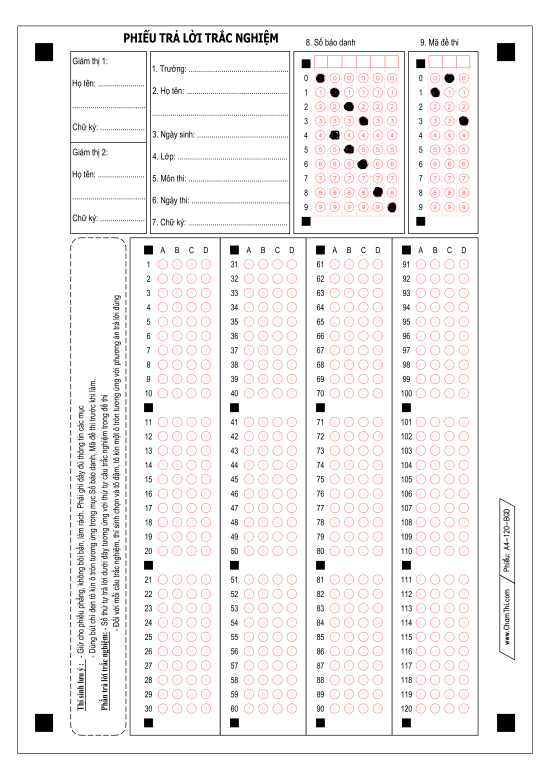
#> input picture template_use.png, 1653 x 2339 px (shown at 1/3 size)
$ python main.py
#> lines starting #> are read from the running program, lines starting #| are printed output that depends on the picture; after the words box and inside, x2 and y2 are one past the last pixel; in counts of white or black regions, pixels touching at a corner belong together
import cv2
import numpy as np

width = 720
height = 1018
min_area = width / 10

image = cv2.imread('template_use.png', 0)
#> image: shape (2339, 1653); min 0, max 255, mean 243.2
image = cv2.resize(image, (width, height))
#> image: shape (1018, 720)
blank_image = np.zeros((height, width, 3), np.uint8)
contours, _ = cv2.findContours(image, cv2.RETR_LIST, cv2.CHAIN_APPROX_NONE)
#> contours = 258 contours, 199 with area under 20; largest, box (x1, y1, x2, y2) and area: (0, 0, 720, 1018) 731223, (649, 931, 674, 956) 574, (45, 931, 70, 956) 574, (649, 56, 674, 80) 550, (45, 56, 70, 80) 550
box_rect = []
for idx, con in enumerate(contours):
    area = cv2.contourArea(con)
    x, y, w, h = cv2.boundingRect(con)
    if min_area < area < width and int(w / h) < 3:
        if w * h - (h * 2.5) < area:
            box_rect.append((x, y, w, h))
            cv2.drawContours(blank_image, contours, idx, (255, 255, 255), thickness=1)
#> this loop made 258 passes
#> (area, x, y, w, h) on passes 1 to 3: (119, 525, 938, 12, 12), (119, 413, 938, 12, 12), (130, 300, 938, 13, 12)
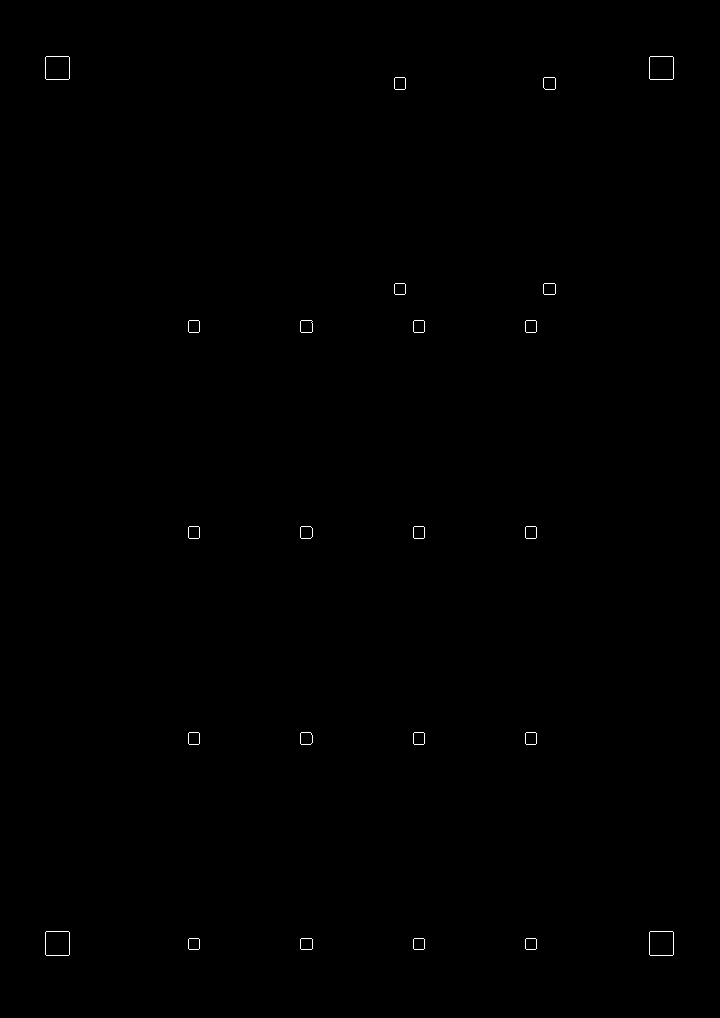
#> blank_image: shape (1018, 720, 3); 0.16% white in thin lines or dots, all inside (x1, y1, x2, y2) = (45, 56, 674, 956)
#> after the loop, box_rect = 24 items, first 6: (525, 938, 12, 12), (413, 938, 12, 12), (300, 938, 13, 12), (188, 938, 12, 12), (649, 931, 25, 25), (45, 931, 25, 25)


def sort_box(box):
    return box[2] * box[3]

box_rect = sorted(box_rect, key=sort_box)
#> box_rect = 24 items, first 6: (525, 938, 12, 12), (413, 938, 12, 12), (188, 938, 12, 12), (394, 283, 12, 12), (300, 938, 13, 12), (525, 732, 12, 13)
four_max_box = box_rect[-4:]
#> four_max_box = [(649, 56, 25, 24), (45, 56, 25, 24), (649, 931, 25, 25), (45, 931, 25, 25)]
w_max_average = int(np.average(list(map(lambda box: box[2], four_max_box))))
#> w_max_average = 25
h_max_average = int(np.average(list(map(lambda box: box[3], four_max_box))))
#> h_max_average = 24
box_rect = sorted(box_rect, key=lambda box: box[1])
#> box_rect = 24 items, first 6: (649, 56, 25, 24), (45, 56, 25, 24), (394, 77, 12, 13), (543, 77, 13, 13), (394, 283, 12, 12), (543, 283, 13, 12)
_, _, w_min, h_min = list(sorted(box_rect, key=lambda box: box[2]))[0]
#> w_min = 12; h_min = 13


print(w_max_average, h_max_average, w_min, h_min)
#| 25 24 12 13
# lấy tọa độ điểm để, cắt ảnh
sbd = box_rect[2][0], box_rect[2][1], box_rect[5][0], box_rect[5][1]
#> sbd = (394, 77, 543, 283)
ma_de = box_rect[3][0], box_rect[3][1], box_rect[0][0], box_rect[5][1]
#> ma_de = (543, 77, 649, 283)
cau_1_den_10 = box_rect[8][0], box_rect[8][1], box_rect[13][0], box_rect[13][1]
#> cau_1_den_10 = (188, 320, 300, 526)
cau_11_den_20 = box_rect[12][0], box_rect[12][1], box_rect[17][0], box_rect[17][1]
#> cau_11_den_20 = (188, 526, 300, 732)
cau_21_den_30 = box_rect[16][0], box_rect[16][1], box_rect[23][0], box_rect[23][1]
#> cau_21_den_30 = (188, 732, 300, 938)
cau_31_den_40 = box_rect[9][0], box_rect[9][1], box_rect[11][0], box_rect[12][1]
#> cau_31_den_40 = (300, 320, 413, 526)
cau_41_den_50 = box_rect[13][0], box_rect[13][1], box_rect[15][0], box_rect[15][1]
#> cau_41_den_50 = (300, 526, 413, 732)
cau_51_den_60 = box_rect[17][0], box_rect[17][1], box_rect[21][0], box_rect[21][1]
#> cau_51_den_60 = (300, 732, 413, 938)
cau_61_den_70 = box_rect[7][0], box_rect[7][1], box_rect[10][0], box_rect[10][1]
#> cau_61_den_70 = (413, 320, 525, 526)
cau_71_den_80 = box_rect[11][0], box_rect[11][1], box_rect[14][0], box_rect[14][1]
#> cau_71_den_80 = (413, 526, 525, 732)
cau_81_den_90 = box_rect[15][0], box_rect[15][1], box_rect[20][0], box_rect[20][1]
#> cau_81_den_90 = (413, 732, 525, 938)
cau_91_den_100 = box_rect[6][0], box_rect[6][1], box_rect[0][0], box_rect[10][1]
#> cau_91_den_100 = (525, 320, 649, 526)
cau_101_den_110 = box_rect[10][0], box_rect[10][1], box_rect[0][0], box_rect[14][1]
#> cau_101_den_110 = (525, 526, 649, 732)
cau_111_den_120 = box_rect[14][0], box_rect[14][1], box_rect[0][0], box_rect[20][1]
#> cau_111_den_120 = (525, 732, 649, 938)
# cắt ảnh
x1, y1, x2, y2 = sbd
#> x1 = 394; y1 = 77; x2 = 543; y2 = 283
cv2.imwrite('extra/sbd.png', image[y1 + h_min:y2, x1 + int(w_min * 1.4):x2 - int(w_min * 1.8)])
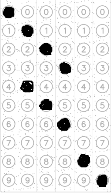
#> saved as sbd.png: shape (193, 112); min 0, max 255, mean 232.3
x1, y1, x2, y2 = ma_de
#> x1 = 543; x2 = 649
cv2.imwrite('extra/ma_de.png', image[y1 + h_min:y2, x1 + int(w_min * 1.4):x2 - int(w_max_average * 1.4)])
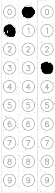
#> saved as ma_de.png: shape (193, 55); min 0, max 255, mean 236.3
x1, y1, x2, y2 = cau_1_den_10
#> x1 = 188; y1 = 320; x2 = 300; y2 = 526
cv2.imwrite('extra/cau_1_den_10.png', image[y1 + int(h_min * 1.3):y2 - int(h_min * 0.3), x1 + int(w_min * 1.4)
            : x2 - int(w_min * 1.9)])
x1, y1, x2, y2 = cau_11_den_20
#> y1 = 526; y2 = 732
cv2.imwrite('extra/cau_11_den_20.png', image[y1 + int(h_min * 1.3):y2 - int(h_min * 0.3), x1 + int(w_min * 1.4)
            : x2 - int(w_min * 1.9)])
x1, y1, x2, y2 = cau_21_den_30
#> y1 = 732; y2 = 938
cv2.imwrite('extra/cau_21_den_30.png', image[y1 + int(h_min * 1.3):y2 - int(h_min * 0.3), x1 + int(w_min * 1.4)
            : x2 - int(w_min * 1.9)])
x1, y1, x2, y2 = cau_31_den_40
#> x1 = 300; y1 = 320; x2 = 413; y2 = 526
cv2.imwrite('extra/cau_31_den_40.png', image[y1 + int(h_min * 1.3):y2 - int(h_min * 0.3), x1 + int(w_min * 1.4)
            : x2 - int(w_min * 1.9)])
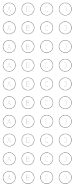
#> saved as cau_31_den_40.png: shape (187, 75); min 177, max 255, mean 247.9
x1, y1, x2, y2 = cau_41_den_50
#> y1 = 526; y2 = 732
cv2.imwrite('extra/cau_41_den_50.png', image[y1 + int(h_min * 1.3):y2 - int(h_min * 0.3), x1 + int(w_min * 1.4)
            : x2 - int(w_min * 1.9)])
x1, y1, x2, y2 = cau_51_den_60
#> y1 = 732; y2 = 938
cv2.imwrite('extra/cau_51_den_60.png', image[y1 + int(h_min * 1.3):y2 - int(h_min * 0.3), x1 + int(w_min * 1.4)
            : x2 - int(w_min * 1.9)])
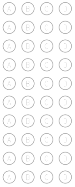
#> saved as cau_51_den_60.png: shape (187, 75); min 178, max 255, mean 247.9
x1, y1, x2, y2 = cau_61_den_70
#> x1 = 413; y1 = 320; x2 = 525; y2 = 526
cv2.imwrite('extra/cau_61_den_70.png', image[y1 + int(h_min * 1.3):y2 - int(h_min * 0.3), x1 + int(w_min * 1.4)
            : x2 - int(w_min * 1.9)])
x1, y1, x2, y2 = cau_71_den_80
#> y1 = 526; y2 = 732
cv2.imwrite('extra/cau_71_den_80.png', image[y1 + int(h_min * 1.3):y2 - int(h_min * 0.3), x1 + int(w_min * 1.4)
            : x2 - int(w_min * 1.9)])
x1, y1, x2, y2 = cau_81_den_90
#> y1 = 732; y2 = 938
cv2.imwrite('extra/cau_81_den_90.png', image[y1 + int(h_min * 1.3):y2 - int(h_min * 0.3), x1 + int(w_min * 1.4)
            : x2 - int(w_min * 1.9)])
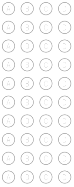
#> saved as cau_81_den_90.png: shape (187, 74); min 178, max 255, mean 247.9
x1, y1, x2, y2 = cau_91_den_100
#> x1 = 525; y1 = 320; x2 = 649; y2 = 526
cv2.imwrite('extra/cau_91_den_100.png', image[y1 + int(h_min * 1.3):y2 - int(h_min * 0.3), x1 + int(w_min * 1.4)
            : x2 - int(w_min * 2.9)])
x1, y1, x2, y2 = cau_101_den_110
#> y1 = 526; y2 = 732
cv2.imwrite('extra/cau_101_den_110.png', image[y1 + int(h_min * 1.3):y2 - int(h_min * 0.3), x1 + int(w_min * 1.4)
            : x2 - int(w_min * 2.9)])
x1, y1, x2, y2 = cau_111_den_120
#> y1 = 732; y2 = 938
cv2.imwrite('extra/cau_111_den_120.png', image[y1 + int(h_min * 1.3):y2 - int(h_min * 0.3), x1 + int(w_min * 1.4)
            : x2 - int(w_min * 2.9)])

# cv2.imshow('dap an2',image[y1:y2, x1:x2])

for idx, box in enumerate(box_rect):
    x, y, w, h = box
    cv2.putText(blank_image, str(idx), (x, y), cv2.FONT_HERSHEY_SIMPLEX,
                0.4, (0, 0, 255),
                1)
#> this loop made 24 passes
#> (x, y, w, h) on passes 1 to 12: (649, 56, 25, 24), (45, 56, 25, 24), (394, 77, 12, 13), (543, 77, 13, 13), (394, 283, 12, 12), (543, 283, 13, 12), (525, 320, 12, 13), (413, 320, 12, 13), (188, 320, 12, 13), (300, 320, 13, 13), (525, 526, 12, 13), (413, 526, 12, 13)
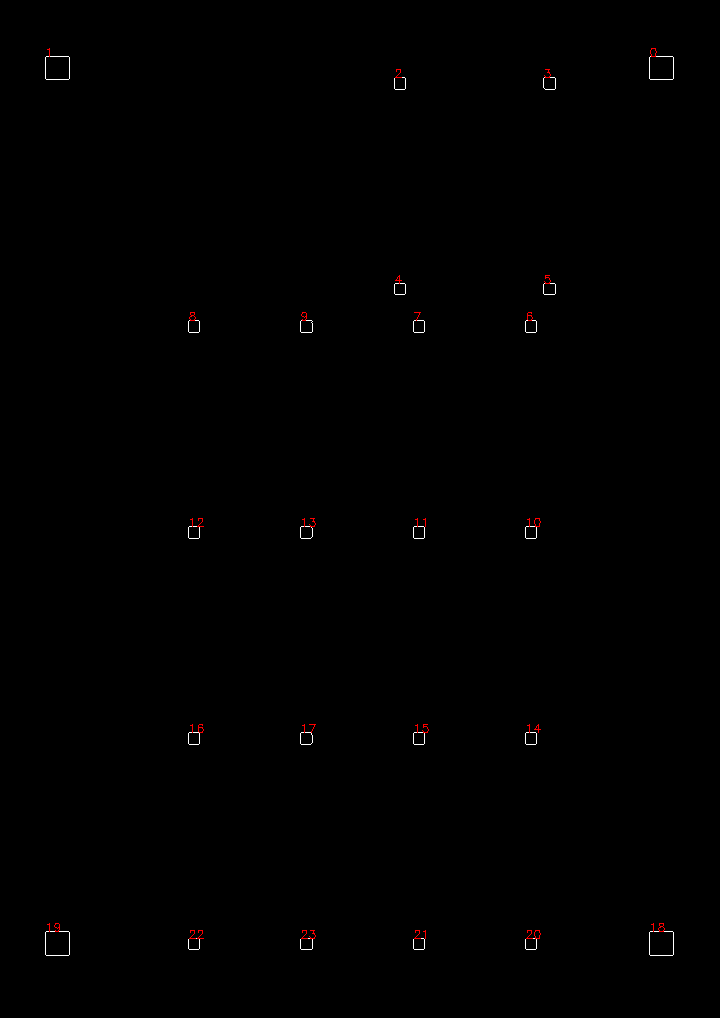
#> blank_image: shape (1018, 720, 3); 0.09% of pixels changed, all inside (x1, y1, x2, y2) = (47, 48, 665, 939); drawn as B, G, R
cv2.imshow('blank_image', blank_image)
cv2.waitKey()
